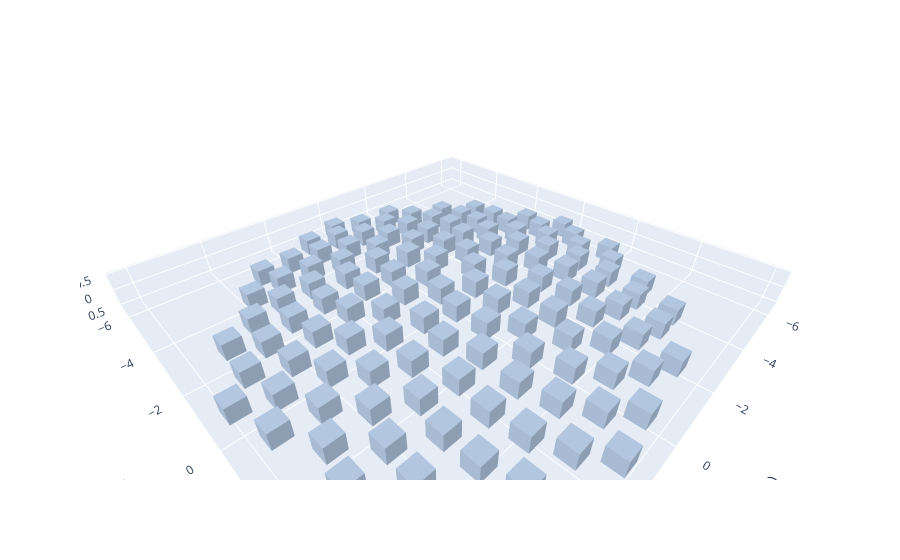

Notebook source saved alongside this figure:
### Markdown cell above
## 2. An arbitrary 3-D array: a spiral on a spherical cap

The 3-D functions (`txdelay3`, `pfield3`, `simus3`, `dasmtx3`) take a 3-row `elements` array of $(x, y, z)$ points. Here 128 elements follow a Fermat spiral, a common sparse-array layout, and are placed on a spherical cap of radius 30 mm.

### Code cell
NUM_ELEMENTS_3D = 128
CAP_RADIUS_M = 30e-3
APERTURE_RADIUS_M = 6e-3
GOLDEN_ANGLE_RAD = np.pi * (3 - np.sqrt(5))

spiral_index = np.arange(NUM_ELEMENTS_3D)
radial_m = APERTURE_RADIUS_M * np.sqrt((spiral_index + 0.5) / NUM_ELEMENTS_3D)
angle_rad = spiral_index * GOLDEN_ANGLE_RAD
spiral_x = radial_m * np.cos(angle_rad)
spiral_y = radial_m * np.sin(angle_rad)
spiral_z = CAP_RADIUS_M - np.sqrt(CAP_RADIUS_M**2 - radial_m**2)

param_3d = Param(fc=3e6, fs=12e6, bandwidth=70, width=500e-6, height=500e-6,
                 elements=np.stack([spiral_x, spiral_y, spiral_z]))   # (x, y, z) points
plot_transducer_array(param_3d, thickness=500e-6)

### Figure 1 — Plotly figure (JSON) as saved in the notebook; plotly's stock layout.template omitted (floating-point values rounded to 4 significant figures; data arrays with more than 128 entries replaced by an {"elided": "..."} marker saying what was removed)
{"data": [{"color": "lightsteelblue", "flatshading": true, "hoverinfo": "text", "hovertext": {"elided": "1024 str values"}, "i": {"elided": "1536 int values"}, "j": {"elided": "1536 int values"}, "k": {"elided": "1536 int values"}, "type": "mesh3d", "x": {"elided": "1024 float values"}, "y": {"elided": "1024 float values"}, "z": {"elided": "1024 float values"}}], "layout": {"scene": {"aspectmode": "data", "xaxis": {"title": {"text": "x (mm)"}}, "yaxis": {"title": {"text": "y (mm)"}}, "zaxis": {"autorange": "reversed", "title": {"text": "z (mm)"}}}}}
